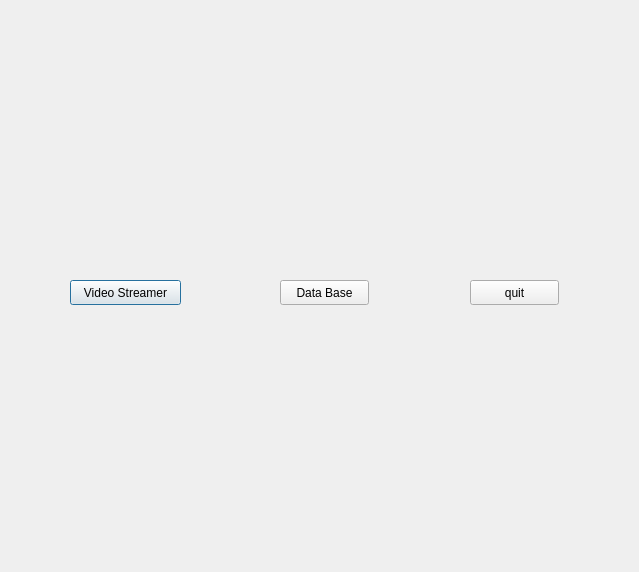
<?xml version="1.0" encoding="UTF-8"?>
<ui version="4.0">
 <class>MyInterface</class>
 <widget class="QDialog" name="MyInterface">
  <property name="geometry">
   <rect>
    <x>0</x>
    <y>0</y>
    <width>639</width>
    <height>572</height>
   </rect>
  </property>
  <property name="windowTitle">
   <string>Dialog</string>
  </property>
  <widget class="QPushButton" name="VideoStreamer">
   <property name="geometry">
    <rect>
     <x>70</x>
     <y>280</y>
     <width>111</width>
     <height>25</height>
    </rect>
   </property>
   <property name="text">
    <string>Video Streamer</string>
   </property>
  </widget>
  <widget class="QPushButton" name="DataBase">
   <property name="geometry">
    <rect>
     <x>280</x>
     <y>280</y>
     <width>89</width>
     <height>25</height>
    </rect>
   </property>
   <property name="text">
    <string>Data Base</string>
   </property>
  </widget>
  <widget class="QPushButton" name="quit">
   <property name="geometry">
    <rect>
     <x>470</x>
     <y>280</y>
     <width>89</width>
     <height>25</height>
    </rect>
   </property>
   <property name="text">
    <string>quit</string>
   </property>
  </widget>
 </widget>
 <resources/>
 <connections/>
</ui>
